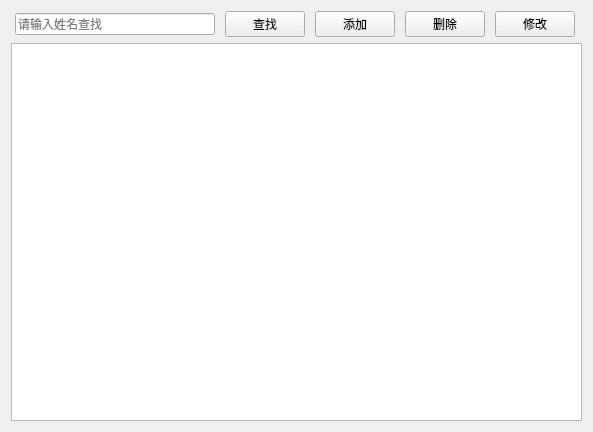
<?xml version="1.0" encoding="UTF-8"?>
<ui version="4.0">
 <class>PatientView</class>
 <widget class="QWidget" name="PatientView">
  <property name="geometry">
   <rect>
    <x>0</x>
    <y>0</y>
    <width>593</width>
    <height>432</height>
   </rect>
  </property>
  <property name="windowTitle">
   <string>患者管理</string>
  </property>
  <layout class="QVBoxLayout" name="verticalLayout">
   <item>
    <layout class="QHBoxLayout" name="horizontalLayout">
     <item>
      <widget class="QLineEdit" name="lineEdit">
       <property name="maximumSize">
        <size>
         <width>200</width>
         <height>16777215</height>
        </size>
       </property>
       <property name="placeholderText">
        <string>请输入姓名查找</string>
       </property>
      </widget>
     </item>
     <item>
      <widget class="QPushButton" name="btSearch">
       <property name="maximumSize">
        <size>
         <width>80</width>
         <height>16777215</height>
        </size>
       </property>
       <property name="text">
        <string>查找</string>
       </property>
       <property name="icon">
        <iconset resource="res.qrc">
         <normaloff>:/image/find.png</normaloff>:/image/find.png</iconset>
       </property>
      </widget>
     </item>
     <item>
      <widget class="QPushButton" name="btAdd">
       <property name="maximumSize">
        <size>
         <width>80</width>
         <height>16777215</height>
        </size>
       </property>
       <property name="text">
        <string>添加</string>
       </property>
       <property name="icon">
        <iconset resource="res.qrc">
         <normaloff>:/image/add.png</normaloff>:/image/add.png</iconset>
       </property>
      </widget>
     </item>
     <item>
      <widget class="QPushButton" name="btDelete">
       <property name="maximumSize">
        <size>
         <width>80</width>
         <height>16777215</height>
        </size>
       </property>
       <property name="text">
        <string>删除</string>
       </property>
       <property name="icon">
        <iconset resource="res.qrc">
         <normaloff>:/image/delete.png</normaloff>:/image/delete.png</iconset>
       </property>
      </widget>
     </item>
     <item>
      <widget class="QPushButton" name="btEdit">
       <property name="maximumSize">
        <size>
         <width>80</width>
         <height>16777215</height>
        </size>
       </property>
       <property name="text">
        <string>修改</string>
       </property>
       <property name="icon">
        <iconset resource="res.qrc">
         <normaloff>:/image/modify.png</normaloff>:/image/modify.png</iconset>
       </property>
      </widget>
     </item>
    </layout>
   </item>
   <item>
    <widget class="QTableView" name="tableView"/>
   </item>
  </layout>
 </widget>
 <resources>
  <include location="res.qrc"/>
 </resources>
 <connections/>
</ui>
